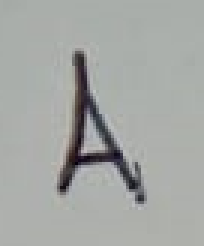
#> input picture ROCHAR/images/DATA/A.png, 68 x 82 px (shown 3 times larger)
$ python -i logic.py   (imports and definitions only)   (older library calls are emulated)
#> lines starting #> are read from the running program, lines starting #| are printed output that depends on the picture; after the words box and inside, x2 and y2 are one past the last pixel; in counts of white or black regions, pixels touching at a corner belong together

import matplotlib.pyplot as plt
import cv2
import numpy as np
from sklearn.neural_network import MLPClassifier
from sklearn.linear_model import Perceptron
from sklearn.model_selection import train_test_split
from sklearn import preprocessing


images = []
mayus = []
mayus_ = []
minus = []
minus_ = []
num = []
num_ = []
manus = []

letters_mayus = [ "J", "G", "K", "N", "A", "E", "F", "H", "I", "L", "M", "B", "C", "D", "O",
                 "S", "T", "V", "Y", "P", "Q", "R", "Ñ", "U", "W", "X", "Z" ]
letters_mayus_1 = [ "N", "Ñ", "M", "J", "K", "L", "G", "H", "I", "A", "F", "E", "B", "D", "C",
                 "W", "Y", "Z", "X", "U", "V", "T", "P", "R", "Q", "O" ]
letters_mayus_2 = [ "N", "M", "K", "Ñ", "L", "A", "J", "G", "H", "I", "C", "E", "F", "B",
                 "D", "Y", "Z", "V", "W", "Z", "U", "X", "P", "R", "S", "T", "Q", "O", "Ñ" ]
letters_mayus_3 = [ "A", "B", "C", "D", "E", "F", "G", "H", "I", "J", "K", "L", "M", "N", "O",
                 "P", "Q", "V", "Ñ", "S", "R", "U", "Y", "T", "W", "X", "Z", "Z" ]
letters_mayus_4 = [ "A", "B", "C", "D", "E", "J", "F", "G", "H", "I", "Ñ", "O",
                 "P", "R", "Q", "S", "T", "U", "V", "W"]
letters_mayus_5 = [ "A", "L", "B", "J", "K", "M", "N", "C", "D", "E", "F", "G", "H",
                 "I", "V", "Y", "Z", "R", "S", "U", "Z", "P", "W", "X", "O", "Q", "T", "Ñ"]
letters_mayus_6 = [ "A", "B", "H", "C", "D", "E", "G", "I", "J", "F", "K", "L", "M", "N", "Ñ", "O",
                 "P", "R", "W", "Y", "Q", "S", "T", "U", "V", "X", "Z", "Z" ]
letters_mayus_7 = [ "A", "K", "N", "B", "D", "I", "J", "M", "C", "E", "F", "G", "H", "L",
                 "Y", "O", "T", "U", "W", "P", "R", "S", "X", "Z", "Z", "Ñ", "Q", "V" ]
letters_mayus_8 = [ "J", "L", "H", "K", "G", "I", "M", "F", "N", "A", "B", "D", "E",
                 "C", "Q", "Y", "R", "W", "X", "Z", "Z", "O", "P", "S", "T", "U", "V", "Ñ" ]
letters_mayus_9 = [ "A", "B", "D", "G", "H", "C", "E", "F", "H", "J", "K", "L", "I", "M", "N", "U", "Y",
                 "P", "Q", "V", "W", "X", "Ñ", "O", "R", "S", "T", "Z", "Z" ]
letters_mayus_10 = [ "H", "L", "A", "D", "G", "H", "J", "K", "M", "B", "E", "F", "I", "N", "C", "Y",
                 "U", "X", "V", "W", "Z", "Z", "Q", "S", "P", "R", "T", "Ñ", "O" ]
letters_mayus_11 = [ "K", "A", "B", "H", "I", "J", "L", "C", "E", "G", "M", "N", "D", "F",
                 "Z", "Z", "Y", "V", "X", "W", "T", "Q", "R", "S", "U", "O", "P" ]
letters_mayus_12 = [ "A", "B", "C", "D", "E", "F", "G", "H", "I", "J", "K", "L", "M",
                 "N", "Ñ", "O", "P", "Q", "R", "S", "T", "U", "V", "W", "X", "Y", "Z" ]
letters_mayus_13 = [ "A", "B", "K", "E", "J", "M", "C", "D", "G", "H", "I", "L",
                 "N", "F", "Q", "O", "P", "R", "W", "Ñ", "S", "T", "U", "V", "X", "Y", "Z", "Z" ]
letters_mayus_14 = [ "A", "B", "E", "F", "G", "I", "K", "N", "C", "D", "H", "J", "L", "M",
                 "S", "Y", "Z", "q", "U", "V", "Ñ", "P", "W", "X", "Z", "O", "R", "T" ]
letters_mayus_15 = [ "A", "H", "B", "F", "J", "K", "L", "M", "N", "G", "I", "C", "D", "E",
                 "W", "Y", "U", "X", "Z", "Z", "O", "P", "Q", "G", "T", "V", "R", "Ñ" ]
letters_mayus_16 = [ "A", "H", "K", "L", "N", "B", "E", "F", "I", "J", "C", "D", "G", "M",
                 "P", "X", "Y", "Z", "O", "R", "S", "W", "Z", "Q", "T", "U", "V", "Ñ" ]
letters_mayus_17 = [ "J", "A", "H", "I", "K", "N", "B", "G", "L", "M", "C", "D", "E", "F",
                 "P", "W", "Q", "R", "S", "T", "U", "X", "Y", "Z", "Ñ", "O", "V", "Z" ]

letters_minus = [ "d", "b", "h", "k", "a", "l", "c", "j", "k", "m", "e", "f", "g", "i", "n",
                 "t", "ñ", "q", "s", "y", "o", "p", "r", "u", "v", "w", "x", "s", "z", "ñ" ]
letters_minus_1 = [ "ñ", "d", "h", "l", "k", "o", "m", "ñ", "n", "b", "k", "j", "f", "g", "e",
                 "a", "c", "t", "y", "z", "w", "x", "r", "u", "v", "q", "p", "s" ]
letters_minus_2 = [ "l", "ñ", "b", "h", "k", "ñ", "j", "m", "n", "g", "a", "c", "e", "f", "t",
                 "y", "z", "w", "z", "v", "x", "q", "r", "s", "u", "o", "p", "ñ" ]
letters_minus_3 = [ "d", "b", "h", "l", "j", "a", "f", "g", "k", "c", "e", "n", "m",
                 "t", "o", "q", "r", "ñ", "p", "w", "y", "u", "v", "z", "x", "z", "s" ]
letters_minus_4 = [ "d", "b", "i", "j", "h", "a", "j", "c", "e", "f", "g", "i",
                 "ñ", "q", "t", "o", "r", "u", "ñ", "p", "v", "w"]
letters_minus_5 = [ "d", "b", "h", "l", "e", "f", "j", "k", "g", "m", "n", "a", "c",
                 "t", "ñ", "r", "s", "u", "w", "z", "z", "v", "x", "y", "o", "q", "ñ", "p" ]
letters_minus_6 = [ "b", "d", "a", "h", "k", "c", "e", "f", "l", "g", "j", "n", "i", "m",
                 "t", "o", "q", "r", "ñ", "p", "s", "w", "v", "u", "x", "z", "y", "z" ]
letters_minus_7 = [ "d", "b", "g", "h", "k", "l", "a", "m", "c", "f", "j", "e", "i", "n",
                 "t", "y", "x", "q", "r", "s", "u", "v", "z", "w", "ñ", "o", "p", "z" ]
letters_minus_8 = [ "d", "j", "b", "h", "k", "l", "j", "f", "g", "i", "m", "n", "a", "c", "e",
                 "t", "q", "w", "z", "z", "o", "v", "x", "y", "p", "r", "s", "u", "ñ" ]
letters_minus_9 = [ "b", "d", "l", "h", "ñ", "a", "f", "g", "j", "k", "e", "i", "m", "c", "ñ",
                 "t", "y", "q", "v", "z", "z", "n", "o", "r", "s", "x", "u", "w", "p" ]
letters_minus_10 = [ "b", "l", "d", "h", "ñ", "j", "k", "m", "ñ", "a", "f", "g", "i", "e", "c",
                 "t", "y", "z", "z", "n", "q", "u", "x", "r", "s", "w", "o", "v", "p" ]
letters_minus_11 = [ "d", "b", "j", "h", "l", "n", "k", "m", "j", "e", "f", "g", "c", "a", "a",
                 "z", "z", "t", "x", "y", "w", "v", "u", "o", "q", "s", "p", "r", "ñ" ]
letters_minus_12 = [ "b", "d", "f", "h", "g", "k", "L", "e", "a", "c", "j", "m", "n", "t",
                 "s", "v", "y", "o", "p", "q", "r", "u", "x", "z", "ñ", "w", "z" ]
letters_minus_13 = [ "b", "d", "h", "l", "g", "j", "f", "k", "m", "n", "a", "c", "e", "t",
                 "w", "y", "v", "z", "z", "r", "u", "x", "o", "q", "s", "p", "ñ"]
letters_minus_14 = [ "b", "d", "h", "l", "k", "g", "j", "f", "i", "n", "m", "e", "a", "c", "t",
                 "w", "z", "x", "y", "z", "v", "u", "o", "r", "q", "ñ", "p"]
letters_minus_15 = [ "d", "b", "h", "j", "l", "g", "f", "k", "j", "n", "a", "c", "e", "i", "m",
                 "t", "s", "v", "w", "x", "y", "z", "z", "o", "u", "ñ", "q", "r", "p" ]
letters_minus_16 = [ "b", "d", "i", "h", "l", "k", "f", "g", "i", "j", "c", "e", "m", "n", "a",
                 "t", "p", "u", "q", "s", "w", "r", "v", "x", "y", "ñ", "o", "z", "z"]

numbers = [ "5", "8", "9", "2", "4", "6", "7", "1", "3", "0" ]
numbers_1 = [ "7", "9", "6", "8", "0", "5", "3", "4", "1", "2" ]
numbers_2 = [ "6", "7", "8", "9", "0", "2", "3", "5", "1", "4" ]
numbers_3 = [ "1", "4", "2", "3", "5", "9", "7", "8", "0", "6" ]
numbers_4 = [ "4", "3", "5", "6", "2", "7", "1", "8", "9", "0" ]
numbers_5 = [ "1", "2", "3", "4", "5", "6", "7", "8", "9", "0" ]
numbers_6 = [ "5", "3", "4", "6", "7", "9", "0", "1", "2", "8" ]
numbers_7 = [ "0", "4", "5", "6", "8", "9", "1", "7", "2", "3" ]
numbers_8 = [ "7", "9", "6", "8", "0", "3", "5", "1", "4", "2" ]
numbers_9 = [ "9", "6", "7", "8", "0", "5", "3", "4", "1", "2" ]
numbers_10 = [ "9", "8", "4", "5", "6", "7", "0", "3", "2", "1" ]
numbers_11 = [ "3", "4", "6", "6", "7", "8", "9", "0", "1", "2" ]
numbers_12 = [ "5", "6", "7", "9", "8", "0", "3", "4", "1", "2" ]
numbers_13 = [ "3", "5", "6", "1", "2", "4", "7", "8", "9", "0" ]
numbers_14 = [ "5", "0", "6", "8", "9", "1", "3", "7", "2", "4" ]
numbers_15 = [ "0", "6", "8", "9", "1", "7", "5", "2", "3", "4" ]

letters = []
letters_ = []
X_train = 0
X_test = 0
y_train = 0
y_test = 0

# mlp = Perceptron(random_state=5)
# mlp = MLPClassifier(random_state=15, learning_rate='invscaling',
#                     hidden_layer_sizes=(950, 950, 950,), activation='logistic', max_iter=1000)

mlp = MLPClassifier(random_state=1,
                    learning_rate='invscaling',
                    hidden_layer_sizes=(850, 850, 850),
                    activation='logistic', max_iter=1000)


norm_img = np.zeros((300, 300))

textPredicted = []


# [157 lines left out: functions import_images, show_img, load_images_letters, dataset_letters, create_dataset, train_model, not called in this run]


def predict(X):
    y = mlp.predict(X)
    return y[0]


# [33 lines left out: functions charge_mayus, train_mayus, load_letter, not called in this run]


def load_manuscrito(manuscrito):
#> called with manuscrito = 'images/DATA/A.png'
    textPredicted = []
    imagens = cv2.imread(manuscrito)
#> imagens is the input picture: shape (82, 68, 3); mean B, G, R 164.3, 167.2, 164.6
    imagens = cv2.normalize(imagens, norm_img, 0, 255, cv2.NORM_MINMAX)
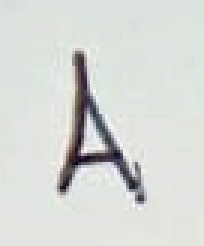
#> imagens: shape (82, 68, 3) (shown 3 times larger); mean B, G, R 213.7, 217.4, 214
    imagens = cv2.cvtColor(imagens, cv2.COLOR_BGR2GRAY)
#> imagens: shape (82, 68)
    mascaras = []
    umbral, imagenMetodo = cv2.threshold(imagens, 0, 255, cv2.THRESH_OTSU)
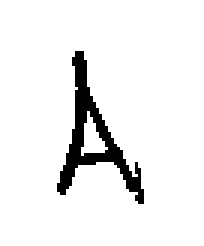
#> imagenMetodo: shape (82, 68) (shown 3 times larger); 93.3% white; 1 black region, box (x1, y1, x2, y2) and area: (19, 17, 48, 68) 374
#> umbral = 155
    mascara = np.uint8((imagens < umbral) * 255)
#> mascara: shape (82, 68); 6.7% white; 1 white region, box (x1, y1, x2, y2) and area: (19, 17, 48, 68) 372
    # Extraemos el numero de elementos de la imagen
    num_labels, labels, stats, centroides = cv2.connectedComponentsWithStats(mascara, 4, cv2.CV_32S)
#> num_labels = 2; stats = [[0, 0, 68, 82, 5204], [19, 17, 29, 51, 372]]; centroides = [[33.71, 40.15], [30.62, 45.38]]
    valor_max_pix = (np.max(stats[:,4][1:])) / 9
#> valor_max_pix = 41.33
    for i in range(0, len(stats)):
        if(stats[i][4] > valor_max_pix):
            p1 = int(stats[i][0])
            p2 = int(stats[i][1])
            mask = i == labels
            mask = mask[p2 - 10: p2 + 30, p1 - 10: p1 + 30]
            mask = mask.flatten()
            mascaras.append(mask)
#> this loop made 2 passes
#> (p1, p2) on passes 1 to 2: (0, 0), (19, 17)
#> pass 2, in load_manuscrito, `mask = mask[p2 - 10: p2 + 30, p1 - 10: p1 + 30]`:
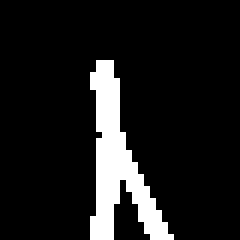
#> mask: shape (40, 40) bool (shown 6 times larger); 10.7% white; 1 white region, box (x1, y1, x2, y2) and area: (15, 10, 29, 40) 171
#> after the loop, mascaras = 2 items
    for i in range(1, len(mascaras)):
        y = predict([mascaras[i]])
        textPredicted.append(y)
#> this loop made 1 pass
#> after the loop, textPredicted = []
    return textPredicted


# [13 lines left out: function reconstruct, not called in this run]


class HopfieldNetwork:
    def __init__(self, num_neurons):
        self.num_neurons = num_neurons
        self.weights = np.zeros((num_neurons, num_neurons))

    # [17 lines left out: functions train, predict, not called in this run]


#> (the run stopped early here; a loop or call above may not have finished)
